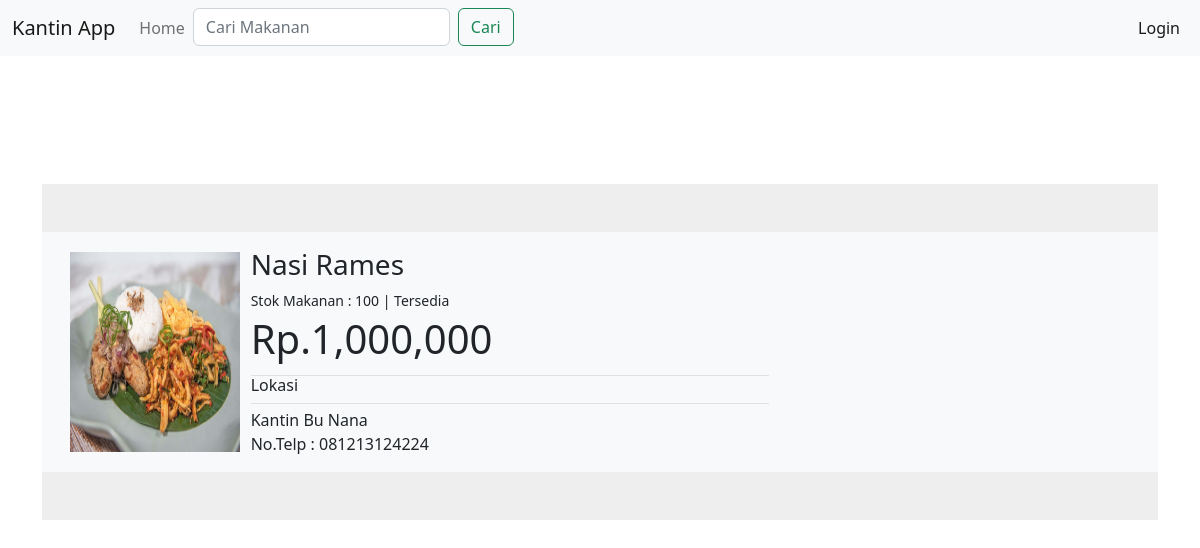
Page /makanan/1 on the committed database.
### makanan/models.py (models this page shows, shortened)
class Makanan (models.Model):
    nama = models.CharField(max_length=250)
    harga = models.IntegerField()
    gambar = models.ImageField(upload_to='makanan/images/')
    stok = models.IntegerField()
    kantin = models.ForeignKey(Kantin,on_delete=models.CASCADE)
    Tersedia = (
        ('1', 'Tersedia'),
        ('0', 'Tidak Tersedia')
    )
    tersedia = models.CharField(max_length=1, choices=Tersedia)

class Kantin (models.Model):
    nama = models.CharField(max_length=250)
    phone_regex = RegexValidator(regex=r'^\+?1?\d{9,15}$',message = "min 8 digit")
    telpon = models.CharField(validators=[phone_regex], max_length=15, blank=True)

### makanan/views.py (the view)
# urls.py: path('makanan/<int:makanan_id>', makananView.detail, name = 'detail'),
def detail(request,makanan_id) :
    makanan = get_object_or_404(Makanan, pk=makanan_id)
    return render(request, 'detail.html', {'makanan' : makanan})

### makanan/template/detail.html (shortened to what this page needs)
{% extends 'navbar.html' %}
{% load humanize %}
{% block content %}
<!DOCTYPE html>
<html lang="en">
<head>
    <link href="https://cdn.jsdelivr.net/npm/bootstrap@5.2.3/dist/css/bootstrap.min.css" rel="stylesheet">
</head>
<body>
    <section style="background-color: #eee; margin-top: 128px;">
        <div class="container py-5">
          <div class="row bg-light p-3">
            <div class="col-md-2 py-1">
              <img src="{{ makanan.gambar.url }}" height = "200px" width="170px">
            </div>
            <div class="col-md-6">
              <div class="d-flex flex-column justify-content-between gap-1">
                <div class="d-flex flex-column justify-content-center">
                  <h3>{{ makanan.nama }}</h3>
                  <small>Stok Makanan : {{ makanan.stok }} | {{ makanan.get_tersedia_display }}</small>
                </div>
                <h1>Rp.{{ makanan.harga|intcomma }}</h1>
                <div class="d-flex align-items-center border border-end-0 border-start-0">
                  <h6>Lokasi</h6>
                </div>
                <div class="mb-4 mb-md-0 overflow-auto"">
                    {{ makanan.kantin.nama }}<br>
                    No.Telp : {{ makanan.kantin.telpon }}
                </div>
              </div>
            </div>
          </div>
        </div>
      </section>
</body>
{% endblock content %}

### rows in the picture
Makanan: gambar (picture), nama "Nasi Rames", stok "100", tersedia "Tersedia", harga "1,000,000", kantin.nama "Kantin Bu Nana", kantin.telpon "081213124224"
